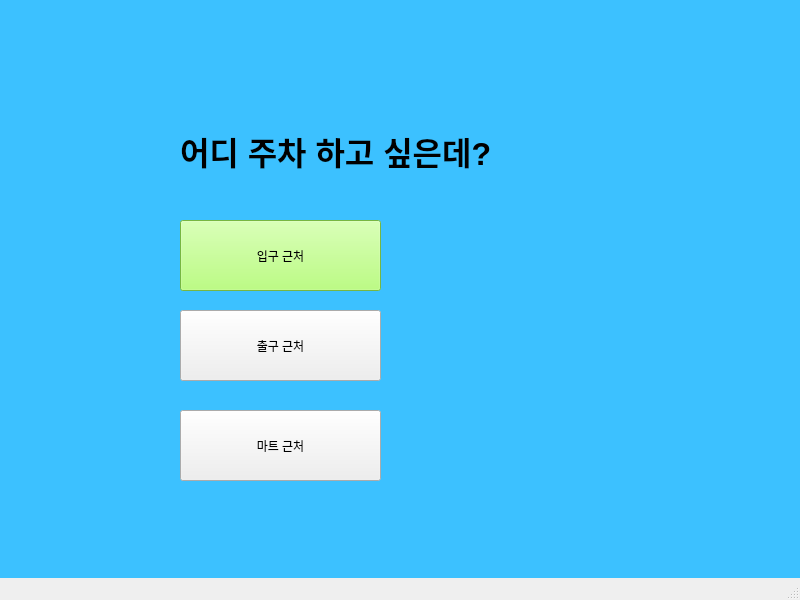
<?xml version="1.0" encoding="UTF-8"?>
<ui version="4.0">
 <class>MainWindow</class>
 <widget class="QMainWindow" name="MainWindow">
  <property name="geometry">
   <rect>
    <x>0</x>
    <y>0</y>
    <width>800</width>
    <height>600</height>
   </rect>
  </property>
  <property name="windowTitle">
   <string>MainWindow</string>
  </property>
  <property name="iconSize">
   <size>
    <width>1280</width>
    <height>800</height>
   </size>
  </property>
  <widget class="QWidget" name="centralwidget">
   <widget class="QLabel" name="label">
    <property name="geometry">
     <rect>
      <x>-140</x>
      <y>-100</y>
      <width>1091</width>
      <height>841</height>
     </rect>
    </property>
    <property name="styleSheet">
     <string notr="true">background-color: rgb(60, 193, 255)</string>
    </property>
    <property name="text">
     <string/>
    </property>
   </widget>
   <widget class="QLabel" name="label_2">
    <property name="geometry">
     <rect>
      <x>180</x>
      <y>110</y>
      <width>371</width>
      <height>81</height>
     </rect>
    </property>
    <property name="font">
     <font>
      <pointsize>24</pointsize>
      <bold>true</bold>
     </font>
    </property>
    <property name="styleSheet">
     <string notr="true">color : black;</string>
    </property>
    <property name="text">
     <string>어디 주차 하고 싶은데?</string>
    </property>
   </widget>
   <widget class="QPushButton" name="pushButton">
    <property name="geometry">
     <rect>
      <x>180</x>
      <y>310</y>
      <width>201</width>
      <height>71</height>
     </rect>
    </property>
    <property name="text">
     <string>출구 근처</string>
    </property>
   </widget>
   <widget class="QPushButton" name="pushButton_2">
    <property name="geometry">
     <rect>
      <x>180</x>
      <y>220</y>
      <width>201</width>
      <height>71</height>
     </rect>
    </property>
    <property name="styleSheet">
     <string notr="true">background-color: rgb(166, 255, 93);
color: black
</string>
    </property>
    <property name="text">
     <string>입구 근처</string>
    </property>
   </widget>
   <widget class="QPushButton" name="pushButton_3">
    <property name="geometry">
     <rect>
      <x>180</x>
      <y>410</y>
      <width>201</width>
      <height>71</height>
     </rect>
    </property>
    <property name="text">
     <string>마트 근처</string>
    </property>
   </widget>
   <widget class="QLabel" name="label_3">
    <property name="geometry">
     <rect>
      <x>430</x>
      <y>220</y>
      <width>181</width>
      <height>71</height>
     </rect>
    </property>
    <property name="pixmap">
     <pixmap resource="resources.qrc">:/parkinglot/003.png</pixmap>
    </property>
    <property name="scaledContents">
     <bool>true</bool>
    </property>
   </widget>
  </widget>
  <widget class="QMenuBar" name="menubar">
   <property name="geometry">
    <rect>
     <x>0</x>
     <y>0</y>
     <width>800</width>
     <height>33</height>
    </rect>
   </property>
  </widget>
  <widget class="QStatusBar" name="statusbar"/>
 </widget>
 <resources>
  <include location="resources.qrc"/>
 </resources>
 <connections>
  <connection>
   <sender>pushButton</sender>
   <signal>clicked()</signal>
   <receiver>MainWindow</receiver>
   <slot>next_screen()</slot>
   <hints>
    <hint type="sourcelabel">
     <x>223</x>
     <y>390</y>
    </hint>
    <hint type="destinationlabel">
     <x>451</x>
     <y>600</y>
    </hint>
   </hints>
  </connection>
  <connection>
   <sender>pushButton_2</sender>
   <signal>clicked()</signal>
   <receiver>MainWindow</receiver>
   <slot>next_screen()</slot>
   <hints>
    <hint type="sourcelabel">
     <x>222</x>
     <y>291</y>
    </hint>
    <hint type="destinationlabel">
     <x>244</x>
     <y>812</y>
    </hint>
   </hints>
  </connection>
  <connection>
   <sender>pushButton_3</sender>
   <signal>clicked()</signal>
   <receiver>MainWindow</receiver>
   <slot>next_screen()</slot>
   <hints>
    <hint type="sourcelabel">
     <x>260</x>
     <y>498</y>
    </hint>
    <hint type="destinationlabel">
     <x>250</x>
     <y>708</y>
    </hint>
   </hints>
  </connection>
 </connections>
 <slots>
  <slot>next_screen()</slot>
 </slots>
</ui>
